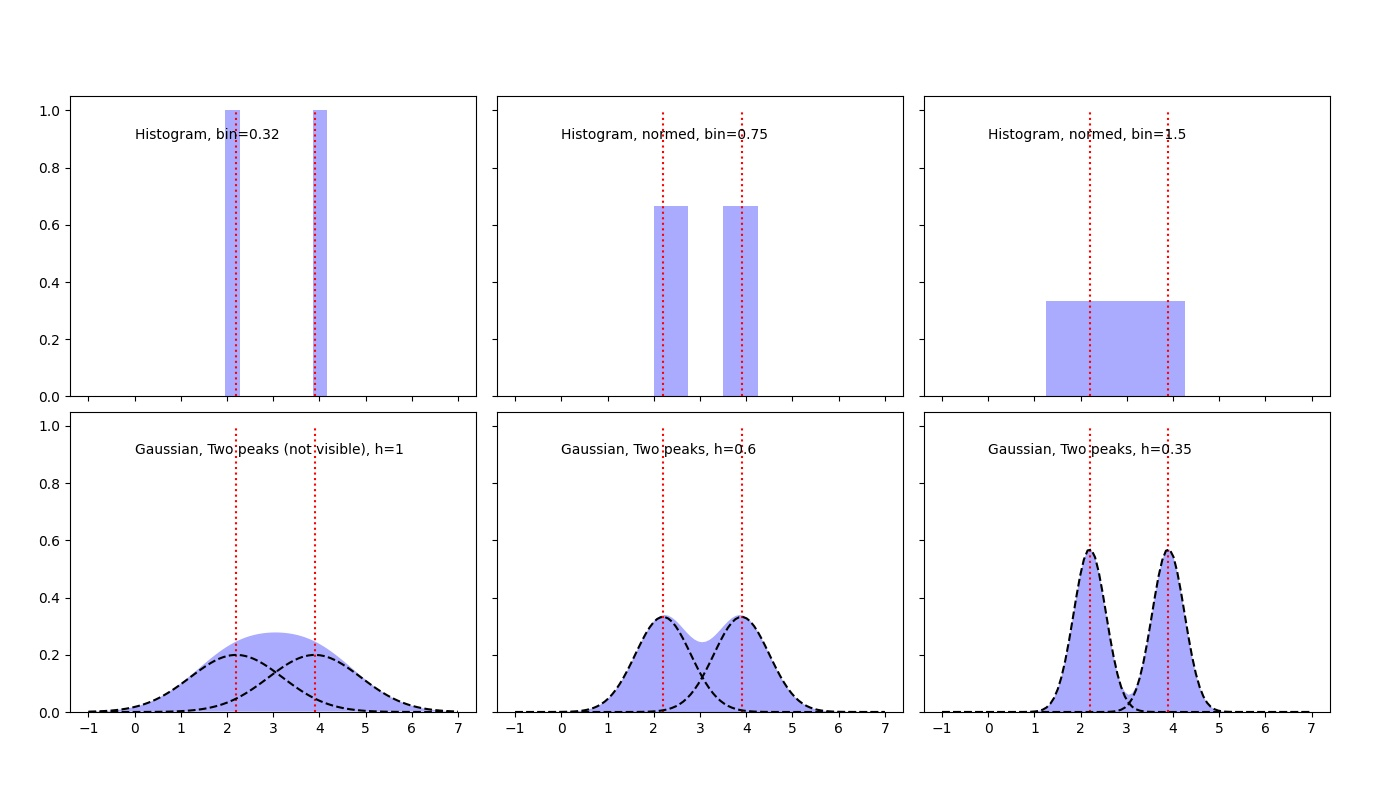

Reproduce this figure in Python.
import numpy as np
import matplotlib.pyplot as plt


def gaussian(x, h=1):
    # https://en.wikipedia.org/wiki/Gaussian_function
    return np.exp(-x ** 2 / (2 * h ** 2)) / (h * np.sqrt(2 * np.pi))


def draw_data(ax, x, hy=1.0, c='r'):
    # Draw data
    len_x = x.shape[0]
    for nidx_x in range(len_x):
        ax.plot([x[nidx_x], x[nidx_x]], [0, hy], ':', color=c)


if __name__ == "__main__":
    X = np.array([2.2, 3.9])

    # Plot all available kernels
    X_plot = np.linspace(-1, 7, 100)[:, None]
    bins = np.linspace(-1, 5, 20)
    bins[1] - bins[0]
    fig, ax = plt.subplots(2, 3, sharex=True, sharey=True, figsize=(14, 8))
    fig.subplots_adjust(left=0.05, right=0.95, hspace=0.05, wspace=0.05)

    draw_data(ax[0, 0], X)
    ax[0, 0].hist(X[:], bins=bins + 0.75, fc='#AAAAFF', density=False)
    ax[0, 0].text(0, 0.9, "Histogram, bin=0.32")

    bins = np.linspace(-1, 5, 9)
    bins[1] - bins[0]
    draw_data(ax[0, 1], X)
    ax[0, 1].hist(X[:], bins=bins + 0.75, fc='#AAAAFF', density=True)
    ax[0, 1].text(0, 0.9, "Histogram, normed, bin=0.75")

    bins = np.linspace(-1, 5, 5)
    bins[1] - bins[0]
    draw_data(ax[0, 2], X)
    ax[0, 2].hist(X[:], bins=bins + 0.75, fc='#AAAAFF', density=True)
    ax[0, 2].text(0, 0.9, "Histogram, normed, bin=1.5")

    print(gaussian(X_plot, X[0]))

    draw_data(ax[1, 0], X)
    ax[1, 0].fill(X_plot, (gaussian(X_plot - X[0]) + gaussian(X_plot - X[1])) / 2,
                  '-k', fc='#AAAAFF')
    ax[1, 0].text(0, 0.9, "Gaussian, Two peaks (not visible), h=1")
    ax[1, 0].plot(X_plot, (gaussian(X_plot - X[0])) / 2, '-k', linestyle="dashed")
    ax[1, 0].plot(X_plot, (gaussian(X_plot - X[1])) / 2, '-k', linestyle="dashed")

    draw_data(ax[1, 1], X)
    ax[1, 1].fill(X_plot,
                  (gaussian(X_plot - X[0], 0.6) + gaussian(X_plot - X[1], 0.6)) / 2,
                  '-k', fc='#AAAAFF')
    ax[1, 1].text(0, 0.9, "Gaussian, Two peaks, h=0.6")
    ax[1, 1].plot(X_plot, (gaussian(X_plot - X[0], 0.6)) / 2, '-k',
                  linestyle="dashed")
    ax[1, 1].plot(X_plot, (gaussian(X_plot - X[1], 0.6)) / 2, '-k',
                  linestyle="dashed")
    draw_data(ax[1, 2], X)
    ax[1, 2].fill(X_plot,
                  (gaussian(X_plot - X[0], 0.35) + gaussian(X_plot - X[1], 0.35)) / 2,
                  '-k', fc='#AAAAFF')
    ax[1, 2].text(0, 0.9, "Gaussian, Two peaks, h=0.35")
    ax[1, 2].plot(X_plot, (gaussian(X_plot - X[0], 0.35)) / 2, '-k',
                  linestyle="dashed")
    ax[1, 2].plot(X_plot, (gaussian(X_plot - X[1], 0.35)) / 2, '-k',
                  linestyle="dashed")

    plt.show()

    fig.savefig("kde_2data.jpg")
    print("SAVED")
